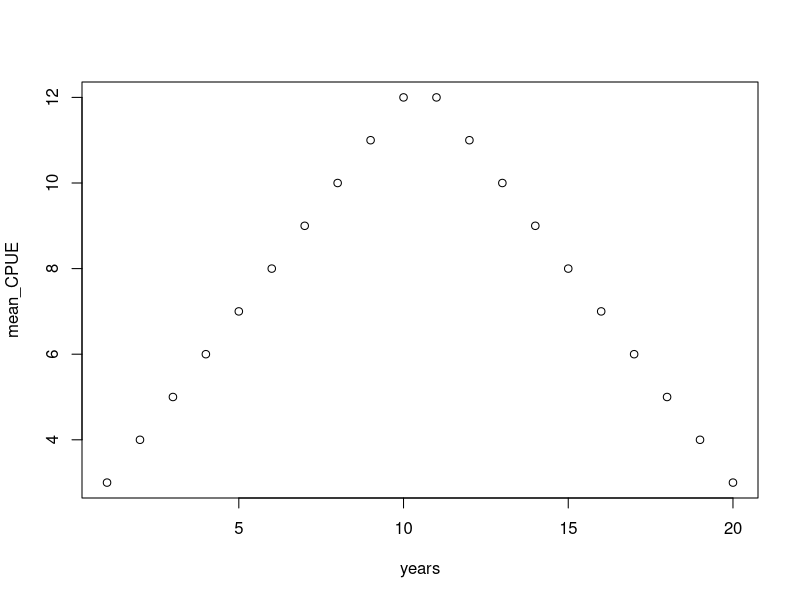
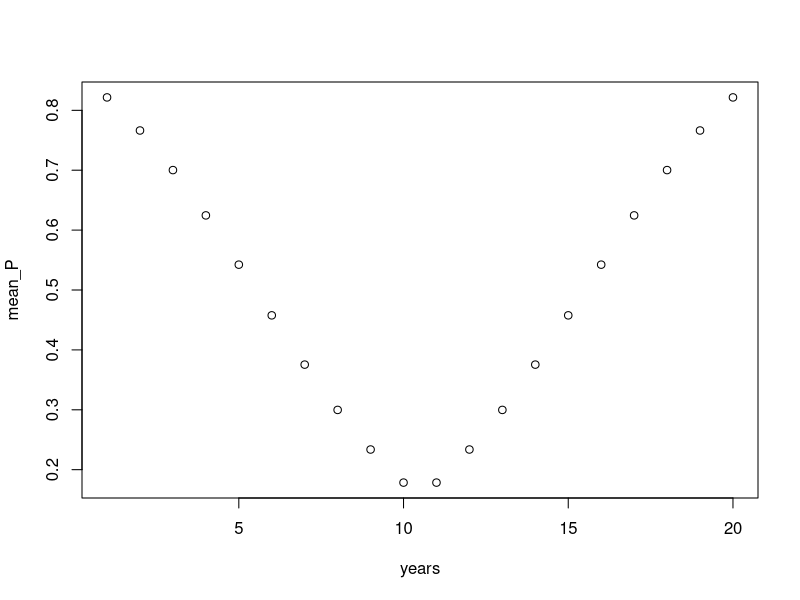
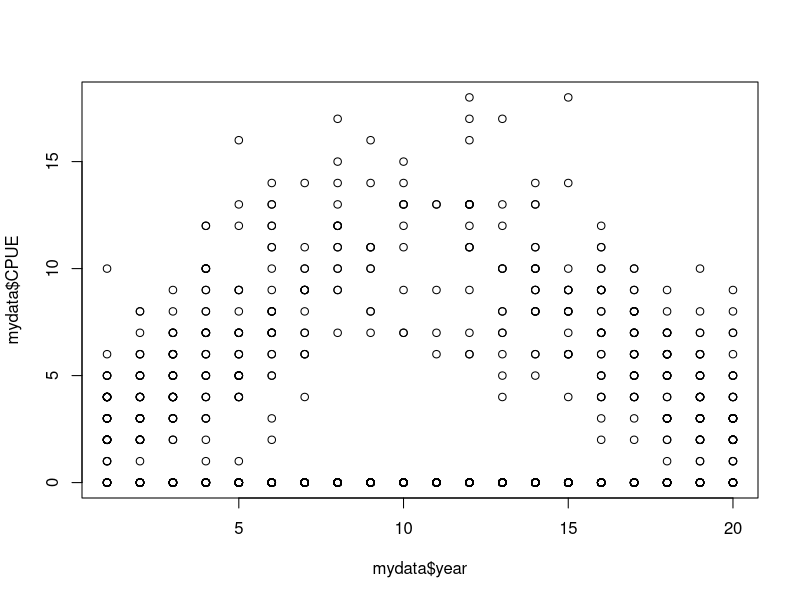
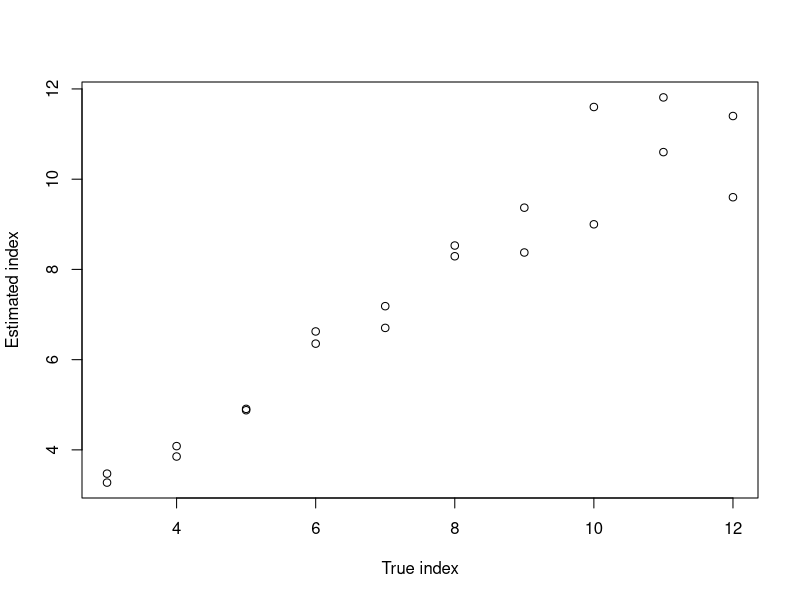

Here is the R script that generated these plots, in order:
# Simulate data
# - Number of years
nyrs = 20 # - Number of years
years <- 1:nyrs
n_hauls <- 50

# - Simulate CPUE
trend <- c(1:(nyrs/2), rev(1:(nyrs/2)))
rev_trend <- c((nyrs/2):1, rev((nyrs/2):1))
mean_CPUE = 2 + trend  # Tendencia de CPUE
mean_P = 1/(1+exp(-(scale(rev_trend)))) # Probability de capture
CPUE = rpois(n_hauls * nyrs, (rep(mean_CPUE, each = n_hauls))) * rbinom(n_hauls * nyrs, 1, rep(mean_P, each = n_hauls))
mydata <- data.frame(CPUE = CPUE, year = rep(years, each = n_hauls))

# - Mean plot
plot(x = years, y = mean_CPUE)
plot(x = years, y = mean_P)

# - Observed plot
plot(x = mydata$year, y = mydata$CPUE)

# Model presence absence
mydata$presence <- as.numeric(mydata$CPUE > 0)
mod1 <- glm(presence ~ as.factor(year), family = binomial, data = mydata)

# Model non-zero catch
mod2 <- glm(CPUE ~ as.factor(year), data = mydata[mydata$CPUE > 0,], family = poisson)

# Create an index
pred <- data.frame(year = sort(unique(mydata$year)))
pred$prob_presence <- predict(mod1, newdata = pred, type = "response")
pred$est_abundance <- predict(mod2, newdata = pred, type = "response")

pred$pred_index <- pred$prob_presence  *  pred$est_abundance # Multiply probability of presence * abundance|present

# Plot
plot(x = mean_CPUE, y = pred$est_abundance, xlab = "True index", ylab = "Estimated index")

